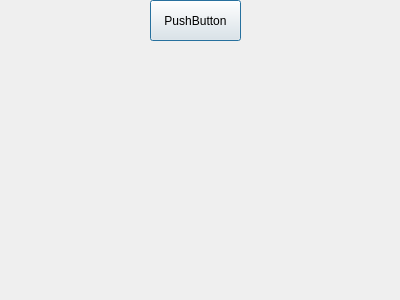
<?xml version="1.0" encoding="UTF-8"?>
<ui version="4.0">
 <class>Dialog</class>
 <widget class="QDialog" name="Dialog">
  <property name="geometry">
   <rect>
    <x>0</x>
    <y>0</y>
    <width>400</width>
    <height>300</height>
   </rect>
  </property>
  <property name="windowTitle">
   <string>Dialog</string>
  </property>
  <widget class="QPushButton" name="pushButton">
   <property name="geometry">
    <rect>
     <x>150</x>
     <y>0</y>
     <width>91</width>
     <height>41</height>
    </rect>
   </property>
   <property name="text">
    <string>PushButton</string>
   </property>
  </widget>
 </widget>
 <resources/>
 <connections/>
</ui>
